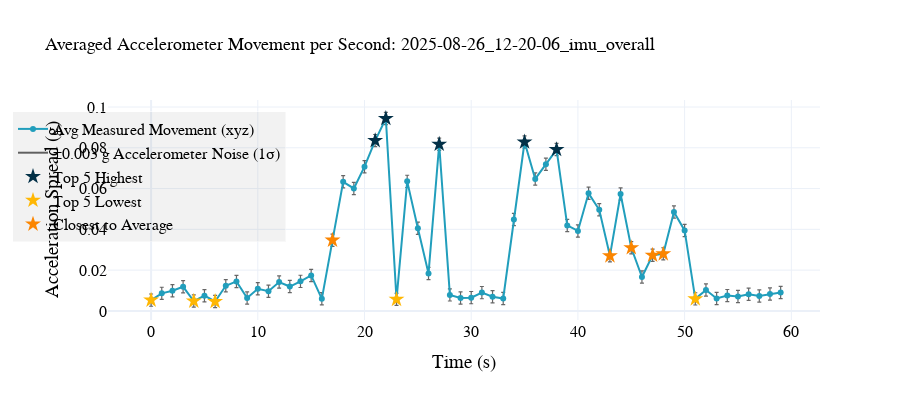

Notebook code cell kept with this figure:
### Code cell
imu_folder = "IMU_Data"

for filename in os.listdir(imu_folder):
    if filename.endswith(".csv"):
        csv_path = os.path.join(imu_folder, filename)
        print(f"\nProcessing {filename}")
        analyze_avg_acc_movement(csv_path, chunk_duration=60)

### Figure 1 — Plotly figure (JSON) as saved in the notebook; plotly's stock layout.template omitted (floating-point values rounded to 4 significant figures)
{"data": [{"error_y": {"color": "rgba(0,0,0,0.6)", "thickness": 1.2, "type": "constant", "value": 0.003, "width": 2}, "line": {"color": "#219EBC"}, "mode": "lines+markers", "name": "Avg Measured Movement (xyz)", "type": "scatter", "x": [0, 1, 2, 3, 4, 5, 6, 7, 8, 9, 10, 11, 12, 13, 14, 15, 16, 17, 18, 19, 20, 21, 22, 23, 24, 25, 26, 27, 28, 29, 30, 31, 32, 33, 34, 35, 36, 37, 38, 39, 40, 41, 42, 43, 44, 45, 46, 47, 48, 49, 50, 51, 52, 53, 54, 55, 56, 57, 58, 59], "y": [0.0053, 0.008621, 0.009901, 0.01183, 0.004828, 0.00748, 0.004626, 0.01232, 0.01446, 0.006361, 0.01085, 0.009638, 0.01416, 0.01196, 0.0145, 0.0174, 0.005937, 0.03468, 0.0633, 0.06006, 0.07072, 0.08352, 0.09436, 0.005676, 0.06354, 0.04051, 0.01838, 0.08174, 0.007862, 0.006338, 0.006518, 0.008981, 0.006981, 0.006101, 0.0448, 0.08284, 0.06472, 0.07189, 0.07913, 0.04191, 0.03924, 0.05766, 0.04959, 0.02701, 0.05733, 0.03099, 0.01663, 0.02731, 0.02799, 0.04854, 0.03947, 0.005905, 0.01027, 0.006141, 0.007519, 0.007034, 0.008155, 0.007278, 0.008285, 0.009008]}, {"error_y": {"color": "rgba(0,0,0,0.6)", "thickness": 1.5, "type": "constant", "value": 0.003, "width": 2}, "line": {"color": "rgba(0,0,0,0.6)", "width": 2}, "mode": "lines", "name": "±0.003 g Accelerometer Noise (1σ)", "showlegend": true, "type": "scatter", "x": [null], "y": [null]}, {"marker": {"color": "#023047", "size": 12, "symbol": "star"}, "mode": "markers", "name": "Top 5 Highest", "type": "scatter", "x": [22, 21, 35, 27, 38], "y": [0.09436, 0.08352, 0.08284, 0.08174, 0.07913]}, {"marker": {"color": "#FFB703", "size": 12, "symbol": "star"}, "mode": "markers", "name": "Top 5 Lowest", "type": "scatter", "x": [6, 4, 0, 23, 51], "y": [0.004626, 0.004828, 0.0053, 0.005676, 0.005905]}, {"marker": {"color": "#Fb8500", "size": 12, "symbol": "star"}, "mode": "markers", "name": "Closest to Average", "type": "scatter", "x": [48, 47, 43, 45, 17], "y": [0.02799, 0.02731, 0.02701, 0.03099, 0.03468]}], "layout": {"font": {"color": "black", "family": "Arial, sans-serif", "size": 16}, "height": 400, "hovermode": "x unified", "legend": {"bgcolor": "rgba(0,0,0,0.05)", "bordercolor": "rgba(255,255,255,0.5)", "borderwidth": 1, "font": {"color": "black", "size": 16}, "x": 0.25, "xanchor": "right", "y": 0.95, "yanchor": "top"}, "title": {"font": {"color": "black", "size": 18}, "text": "Averaged Accelerometer Movement per Second: 2025-08-26_12-20-06_imu_overall"}, "xaxis": {"title": {"text": "Time (s)"}}, "yaxis": {"title": {"text": "Acceleration Spread (g)"}}}}
